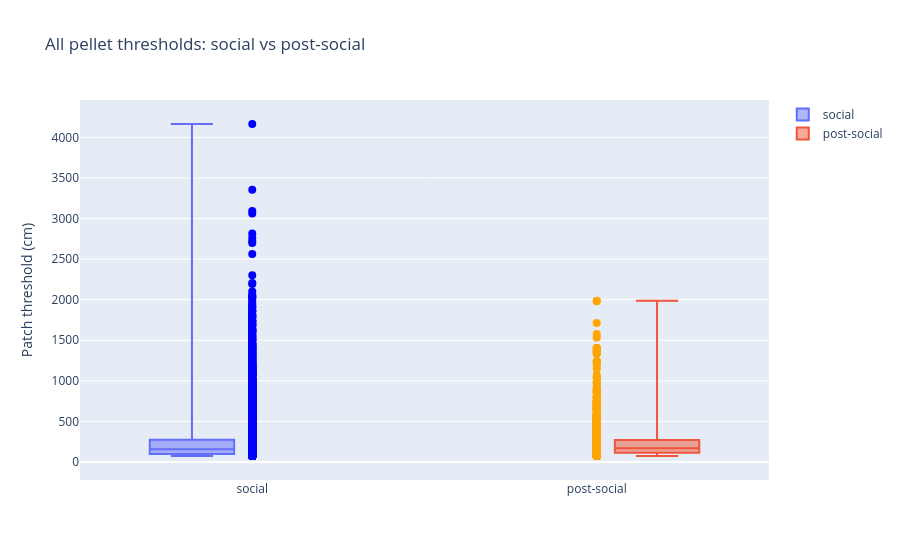

Notebook code cell kept with this figure:
### Code cell
fig = go.Figure()

# Add boxplots
fig.add_trace(
    go.Box(
        x=["social"] * len(all_social_pellet_thresh),
        y=all_social_pellet_thresh,
        name="social",
        boxpoints=False,  # hide the scatter points from the box plot
    )
)

fig.add_trace(
    go.Box(
        x=["post-social"] * len(all_postsocial_pellet_thresh),
        y=all_postsocial_pellet_thresh,
        name="post-social",
        boxpoints=False,
    )
)

# Add scatter points
# Slightly offset to the left of the boxes
fig.add_trace(
    go.Scatter(
        x=["social"] * len(all_social_pellet_thresh),
        y=all_social_pellet_thresh,
        mode="markers",
        name="social",
        marker={"color": "blue", "size": 8},
        showlegend=False,
        xaxis="x2",  # Use secondary x-axis for slight offset
    )
)

fig.add_trace(
    go.Scatter(
        x=["post-social"] * len(all_postsocial_pellet_thresh),
        y=all_postsocial_pellet_thresh,
        mode="markers",
        name="post-social",
        marker={"color": "orange", "size": 8},
        showlegend=False,
        xaxis="x2",
    )
)

# Create a secondary x-axis slightly offset to the left
fig.update_layout(
    xaxis2={
        "overlaying": "x",
        "range": [-0.5, 1.5],  # Adjust this range as needed
        "showticklabels": False,
        "zeroline": False,
        "showgrid": False,
    },
    boxmode="group",
)

# Add figure and axes titles
fig.update_layout(title="All pellet thresholds: social vs post-social")
# fig.update_xaxes(title_text="Period")
fig.update_yaxes(title_text="Patch threshold (cm)")

fig.show()

### Figure 1 — Plotly figure (JSON) as saved in the notebook; plotly's stock layout.template omitted (floating-point values rounded to 4 significant figures; data arrays with more than 128 entries replaced by an {"elided": "..."} marker saying what was removed)
{"data": [{"boxpoints": false, "name": "social", "type": "box", "x": {"elided": "9795 str values"}, "y": {"elided": "9795 float values"}}, {"boxpoints": false, "name": "post-social", "type": "box", "x": {"elided": "1580 str values"}, "y": {"elided": "1580 float values"}}, {"marker": {"color": "blue", "size": 8}, "mode": "markers", "name": "social", "showlegend": false, "type": "scatter", "x": {"elided": "9795 str values"}, "xaxis": "x2", "y": {"elided": "9795 float values"}}, {"marker": {"color": "orange", "size": 8}, "mode": "markers", "name": "post-social", "showlegend": false, "type": "scatter", "x": {"elided": "1580 str values"}, "xaxis": "x2", "y": {"elided": "1580 float values"}}], "layout": {"boxmode": "group", "title": {"text": "All pellet thresholds: social vs post-social"}, "xaxis2": {"overlaying": "x", "range": [-0.5, 1.5], "showgrid": false, "showticklabels": false, "zeroline": false}, "yaxis": {"title": {"text": "Patch threshold (cm)"}}}}
